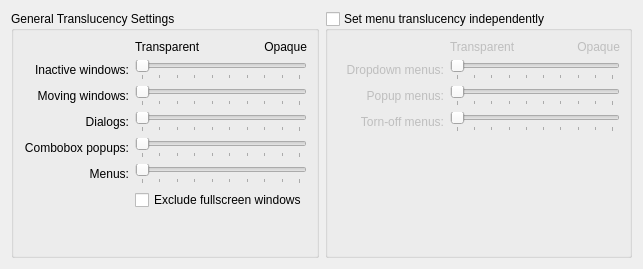
<?xml version="1.0" encoding="UTF-8"?>
<ui version="4.0">
 <class>NWin::TranslucencyEffectConfigForm</class>
 <widget class="QWidget" name="NWin::TranslucencyEffectConfigForm">
  <property name="geometry">
   <rect>
    <x>0</x>
    <y>0</y>
    <width>643</width>
    <height>269</height>
   </rect>
  </property>
  <property name="windowTitle">
   <string>Translucency</string>
  </property>
  <layout class="QHBoxLayout" name="horizontalLayout">
   <item>
    <widget class="QGroupBox" name="m_opacityGroupBox">
     <property name="title">
      <string>General Translucency Settings</string>
     </property>
     <layout class="QGridLayout" name="gridLayout">
      <item row="5" column="1" colspan="2">
       <widget class="QSlider" name="kcfg_Menus">
        <property name="minimum">
         <number>10</number>
        </property>
        <property name="maximum">
         <number>100</number>
        </property>
        <property name="orientation">
         <enum>Qt::Horizontal</enum>
        </property>
        <property name="tickPosition">
         <enum>QSlider::TicksBelow</enum>
        </property>
        <property name="tickInterval">
         <number>10</number>
        </property>
       </widget>
      </item>
      <item row="7" column="0" colspan="2">
       <spacer name="verticalSpacer_2">
        <property name="orientation">
         <enum>Qt::Vertical</enum>
        </property>
        <property name="sizeHint" stdset="0">
         <size>
          <width>20</width>
          <height>0</height>
         </size>
        </property>
       </spacer>
      </item>
      <item row="4" column="0">
       <widget class="QLabel" name="comboboxpopup_label">
        <property name="sizePolicy">
         <sizepolicy hsizetype="MinimumExpanding" vsizetype="Preferred">
          <horstretch>0</horstretch>
          <verstretch>0</verstretch>
         </sizepolicy>
        </property>
        <property name="text">
         <string>Combobox popups:</string>
        </property>
        <property name="alignment">
         <set>Qt::AlignRight|Qt::AlignTrailing|Qt::AlignVCenter</set>
        </property>
        <property name="buddy">
         <cstring>kcfg_ComboboxPopups</cstring>
        </property>
       </widget>
      </item>
      <item row="4" column="1" colspan="2">
       <widget class="QSlider" name="kcfg_ComboboxPopups">
        <property name="minimum">
         <number>10</number>
        </property>
        <property name="maximum">
         <number>100</number>
        </property>
        <property name="orientation">
         <enum>Qt::Horizontal</enum>
        </property>
        <property name="tickPosition">
         <enum>QSlider::TicksBelow</enum>
        </property>
        <property name="tickInterval">
         <number>10</number>
        </property>
       </widget>
      </item>
      <item row="2" column="1" colspan="2">
       <widget class="QSlider" name="kcfg_MoveResize">
        <property name="minimum">
         <number>10</number>
        </property>
        <property name="maximum">
         <number>100</number>
        </property>
        <property name="orientation">
         <enum>Qt::Horizontal</enum>
        </property>
        <property name="tickPosition">
         <enum>QSlider::TicksBelow</enum>
        </property>
        <property name="tickInterval">
         <number>10</number>
        </property>
       </widget>
      </item>
      <item row="0" column="2">
       <widget class="QLabel" name="label_3">
        <property name="sizePolicy">
         <sizepolicy hsizetype="Fixed" vsizetype="Preferred">
          <horstretch>0</horstretch>
          <verstretch>0</verstretch>
         </sizepolicy>
        </property>
        <property name="text">
         <string>Opaque</string>
        </property>
        <property name="alignment">
         <set>Qt::AlignRight|Qt::AlignTrailing|Qt::AlignVCenter</set>
        </property>
       </widget>
      </item>
      <item row="3" column="0">
       <widget class="QLabel" name="dialogs_label">
        <property name="sizePolicy">
         <sizepolicy hsizetype="MinimumExpanding" vsizetype="Preferred">
          <horstretch>0</horstretch>
          <verstretch>0</verstretch>
         </sizepolicy>
        </property>
        <property name="text">
         <string>Dialogs:</string>
        </property>
        <property name="alignment">
         <set>Qt::AlignRight|Qt::AlignTrailing|Qt::AlignVCenter</set>
        </property>
        <property name="buddy">
         <cstring>kcfg_Dialogs</cstring>
        </property>
       </widget>
      </item>
      <item row="0" column="1">
       <widget class="QLabel" name="label_2">
        <property name="sizePolicy">
         <sizepolicy hsizetype="Preferred" vsizetype="Preferred">
          <horstretch>0</horstretch>
          <verstretch>0</verstretch>
         </sizepolicy>
        </property>
        <property name="text">
         <string>Transparent</string>
        </property>
       </widget>
      </item>
      <item row="3" column="1" colspan="2">
       <widget class="QSlider" name="kcfg_Dialogs">
        <property name="minimum">
         <number>10</number>
        </property>
        <property name="maximum">
         <number>100</number>
        </property>
        <property name="orientation">
         <enum>Qt::Horizontal</enum>
        </property>
        <property name="tickPosition">
         <enum>QSlider::TicksBelow</enum>
        </property>
        <property name="tickInterval">
         <number>10</number>
        </property>
       </widget>
      </item>
      <item row="5" column="0">
       <widget class="QLabel" name="menus_label">
        <property name="sizePolicy">
         <sizepolicy hsizetype="MinimumExpanding" vsizetype="Preferred">
          <horstretch>0</horstretch>
          <verstretch>0</verstretch>
         </sizepolicy>
        </property>
        <property name="text">
         <string>Menus:</string>
        </property>
        <property name="alignment">
         <set>Qt::AlignRight|Qt::AlignTrailing|Qt::AlignVCenter</set>
        </property>
        <property name="buddy">
         <cstring>kcfg_Menus</cstring>
        </property>
       </widget>
      </item>
      <item row="6" column="1" colspan="2">
        <widget class="QCheckBox" name="kcfg_ExcludeFullScreen">
          <property name="text">
            <string>Exclude fullscreen windows</string>
          </property>
          <property name="checked">
            <bool>false</bool>
          </property>
        </widget>
      </item>
      <item row="2" column="0">
       <widget class="QLabel" name="moveresize_label">
        <property name="sizePolicy">
         <sizepolicy hsizetype="MinimumExpanding" vsizetype="Preferred">
          <horstretch>0</horstretch>
          <verstretch>0</verstretch>
         </sizepolicy>
        </property>
        <property name="text">
         <string>Moving windows:</string>
        </property>
        <property name="alignment">
         <set>Qt::AlignRight|Qt::AlignTrailing|Qt::AlignVCenter</set>
        </property>
        <property name="buddy">
         <cstring>kcfg_MoveResize</cstring>
        </property>
       </widget>
      </item>
      <item row="1" column="0">
       <widget class="QLabel" name="inactive_label">
        <property name="sizePolicy">
         <sizepolicy hsizetype="MinimumExpanding" vsizetype="Preferred">
          <horstretch>0</horstretch>
          <verstretch>0</verstretch>
         </sizepolicy>
        </property>
        <property name="text">
         <string>Inactive windows:</string>
        </property>
        <property name="alignment">
         <set>Qt::AlignRight|Qt::AlignTrailing|Qt::AlignVCenter</set>
        </property>
        <property name="buddy">
         <cstring>kcfg_Inactive</cstring>
        </property>
       </widget>
      </item>
      <item row="1" column="1" colspan="2">
       <widget class="QSlider" name="kcfg_Inactive">
        <property name="minimumSize">
         <size>
          <width>170</width>
          <height>0</height>
         </size>
        </property>
        <property name="minimum">
         <number>10</number>
        </property>
        <property name="maximum">
         <number>100</number>
        </property>
        <property name="orientation">
         <enum>Qt::Horizontal</enum>
        </property>
        <property name="tickPosition">
         <enum>QSlider::TicksBelow</enum>
        </property>
        <property name="tickInterval">
         <number>10</number>
        </property>
       </widget>
      </item>
     </layout>
    </widget>
   </item>
   <item>
    <widget class="QGroupBox" name="kcfg_IndividualMenuConfig">
     <property name="title">
      <string>Set menu translucency independently</string>
     </property>
     <property name="checkable">
      <bool>true</bool>
     </property>
     <property name="checked">
      <bool>false</bool>
     </property>
     <layout class="QGridLayout" name="gridLayout_2">
      <item row="1" column="0">
       <widget class="QLabel" name="dropdownmenus_label">
        <property name="sizePolicy">
         <sizepolicy hsizetype="MinimumExpanding" vsizetype="Preferred">
          <horstretch>0</horstretch>
          <verstretch>0</verstretch>
         </sizepolicy>
        </property>
        <property name="text">
         <string>Dropdown menus:</string>
        </property>
        <property name="alignment">
         <set>Qt::AlignRight|Qt::AlignTrailing|Qt::AlignVCenter</set>
        </property>
        <property name="buddy">
         <cstring>kcfg_DropdownMenus</cstring>
        </property>
       </widget>
      </item>
      <item row="1" column="1" colspan="2">
       <widget class="QSlider" name="kcfg_DropdownMenus">
        <property name="minimumSize">
         <size>
          <width>170</width>
          <height>0</height>
         </size>
        </property>
        <property name="minimum">
         <number>10</number>
        </property>
        <property name="maximum">
         <number>100</number>
        </property>
        <property name="orientation">
         <enum>Qt::Horizontal</enum>
        </property>
        <property name="tickPosition">
         <enum>QSlider::TicksBelow</enum>
        </property>
        <property name="tickInterval">
         <number>10</number>
        </property>
       </widget>
      </item>
      <item row="2" column="0">
       <widget class="QLabel" name="popupmenus_label">
        <property name="sizePolicy">
         <sizepolicy hsizetype="MinimumExpanding" vsizetype="Preferred">
          <horstretch>0</horstretch>
          <verstretch>0</verstretch>
         </sizepolicy>
        </property>
        <property name="text">
         <string>Popup menus:</string>
        </property>
        <property name="alignment">
         <set>Qt::AlignRight|Qt::AlignTrailing|Qt::AlignVCenter</set>
        </property>
        <property name="buddy">
         <cstring>kcfg_PopupMenus</cstring>
        </property>
       </widget>
      </item>
      <item row="2" column="1" colspan="2">
       <widget class="QSlider" name="kcfg_PopupMenus">
        <property name="minimum">
         <number>10</number>
        </property>
        <property name="maximum">
         <number>100</number>
        </property>
        <property name="orientation">
         <enum>Qt::Horizontal</enum>
        </property>
        <property name="tickPosition">
         <enum>QSlider::TicksBelow</enum>
        </property>
        <property name="tickInterval">
         <number>10</number>
        </property>
       </widget>
      </item>
      <item row="3" column="0">
       <widget class="QLabel" name="tornoffmenus_label">
        <property name="sizePolicy">
         <sizepolicy hsizetype="MinimumExpanding" vsizetype="Preferred">
          <horstretch>0</horstretch>
          <verstretch>0</verstretch>
         </sizepolicy>
        </property>
        <property name="text">
         <string>Torn-off menus:</string>
        </property>
        <property name="alignment">
         <set>Qt::AlignRight|Qt::AlignTrailing|Qt::AlignVCenter</set>
        </property>
        <property name="buddy">
         <cstring>kcfg_TornOffMenus</cstring>
        </property>
       </widget>
      </item>
      <item row="3" column="1" colspan="2">
       <widget class="QSlider" name="kcfg_TornOffMenus">
        <property name="minimum">
         <number>10</number>
        </property>
        <property name="maximum">
         <number>100</number>
        </property>
        <property name="orientation">
         <enum>Qt::Horizontal</enum>
        </property>
        <property name="tickPosition">
         <enum>QSlider::TicksBelow</enum>
        </property>
        <property name="tickInterval">
         <number>10</number>
        </property>
       </widget>
      </item>
      <item row="4" column="0" colspan="3">
       <spacer name="verticalSpacer">
        <property name="orientation">
         <enum>Qt::Vertical</enum>
        </property>
        <property name="sizeHint" stdset="0">
         <size>
          <width>20</width>
          <height>0</height>
         </size>
        </property>
       </spacer>
      </item>
      <item row="0" column="1">
       <widget class="QLabel" name="label_6">
        <property name="sizePolicy">
         <sizepolicy hsizetype="Preferred" vsizetype="Preferred">
          <horstretch>0</horstretch>
          <verstretch>0</verstretch>
         </sizepolicy>
        </property>
        <property name="text">
         <string>Transparent</string>
        </property>
       </widget>
      </item>
      <item row="0" column="2">
       <widget class="QLabel" name="label_7">
        <property name="sizePolicy">
         <sizepolicy hsizetype="Fixed" vsizetype="Preferred">
          <horstretch>0</horstretch>
          <verstretch>0</verstretch>
         </sizepolicy>
        </property>
        <property name="text">
         <string>Opaque</string>
        </property>
        <property name="alignment">
         <set>Qt::AlignRight|Qt::AlignTrailing|Qt::AlignVCenter</set>
        </property>
       </widget>
      </item>
     </layout>
    </widget>
   </item>
  </layout>
 </widget>
 <tabstops>
  <tabstop>kcfg_Inactive</tabstop>
  <tabstop>kcfg_MoveResize</tabstop>
  <tabstop>kcfg_Dialogs</tabstop>
  <tabstop>kcfg_ComboboxPopups</tabstop>
  <tabstop>kcfg_Menus</tabstop>
  <tabstop>kcfg_ExcludeFullScreen</tabstop>
  <tabstop>kcfg_IndividualMenuConfig</tabstop>
  <tabstop>kcfg_DropdownMenus</tabstop>
  <tabstop>kcfg_PopupMenus</tabstop>
  <tabstop>kcfg_TornOffMenus</tabstop>
 </tabstops>
 <resources/>
 <connections>
  <connection>
   <sender>kcfg_IndividualMenuConfig</sender>
   <signal>toggled(bool)</signal>
   <receiver>kcfg_Menus</receiver>
   <slot>setDisabled(bool)</slot>
   <hints>
    <hint type="sourcelabel">
     <x>109</x>
     <y>316</y>
    </hint>
    <hint type="destinationlabel">
     <x>212</x>
     <y>220</y>
    </hint>
   </hints>
  </connection>
 </connections>
</ui>
